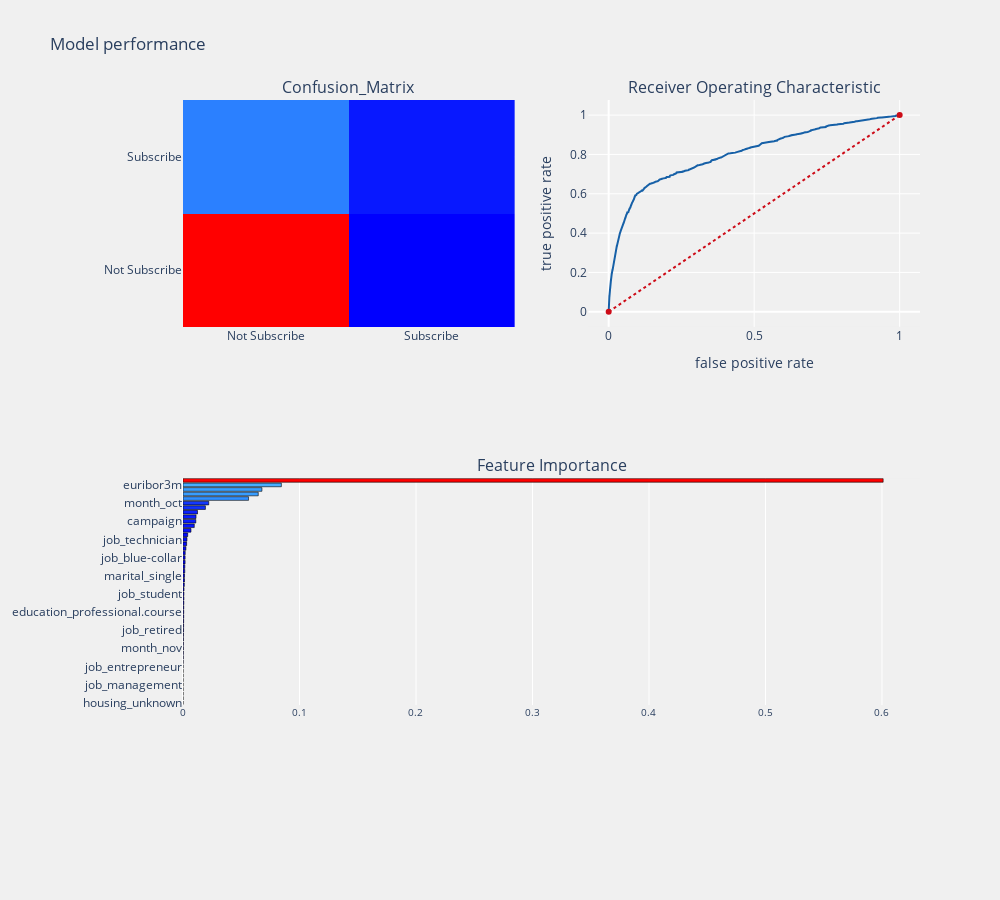

Source (notebook cell):
### Code cell
from sklearn.ensemble import GradientBoostingClassifier
gb = GradientBoostingClassifier()
select_model_prediction (gb, X_train,X_test,y_train,y_test,
                         X_train.columns,"features",threshold_plot = True)

### Figure 1 — Plotly figure (JSON) as saved in the notebook; plotly's stock layout.template omitted (floating-point values rounded to 4 significant figures; data arrays with more than 128 entries replaced by an {"elided": "..."} marker saying what was removed)
{"data": [{"colorscale": [[0, "rgb(0,0,255)"], [0.1, "rgb(51,153,255)"], [0.2, "rgb(102,204,255)"], [0.3, "rgb(153,204,255)"], [0.4, "rgb(204,204,255)"], [0.5, "rgb(255,255,255)"], [0.6, "rgb(255,204,255)"], [0.7, "rgb(255,153,255)"], [0.8, "rgb(255,102,204)"], [0.9, "rgb(255,102,102)"], [1, "rgb(255,0,0)"]], "name": "matrix", "showscale": false, "type": "heatmap", "x": ["Not Subscribe", "Subscribe"], "xaxis": "x", "y": ["Not Subscribe", "Subscribe"], "yaxis": "y", "z": [[8895, 144], [878, 280]]}, {"line": {"color": "rgb(22, 96, 167)", "width": 2}, "name": "Roc:0.6129326172653103", "type": "scatter", "x": {"elided": "2444 float values"}, "xaxis": "x2", "y": {"elided": "2444 float values"}, "yaxis": "y2"}, {"line": {"color": "rgb(205, 12, 24)", "dash": "dot", "width": 2}, "type": "scatter", "x": [0, 1], "xaxis": "x2", "y": [0, 1], "yaxis": "y2"}, {"marker": {"color": [0, 0, 0, 0, 0, 0, 0, 0, 3.432e-05, 8.569e-05, 0.0001798, 0.0002152, 0.0002452, 0.000267, 0.0003023, 0.0003518, 0.0004743, 0.0004976, 0.0005431, 0.000584, 0.0005973, 0.0006263, 0.000689, 0.0007389, 0.000763, 0.0008633, 0.001122, 0.0013, 0.001312, 0.001517, 0.001547, 0.00179, 0.001798, 0.001901, 0.002502, 0.003127, 0.003394, 0.004025, 0.006846, 0.009686, 0.01099, 0.01119, 0.01247, 0.01925, 0.0221, 0.05627, 0.06459, 0.06776, 0.08444, 0.601], "colorscale": [[0, "rgb(0,0,255)"], [0.1, "rgb(51,153,255)"], [0.2, "rgb(102,204,255)"], [0.3, "rgb(153,204,255)"], [0.4, "rgb(204,204,255)"], [0.5, "rgb(255,255,255)"], [0.6, "rgb(255,204,255)"], [0.7, "rgb(255,153,255)"], [0.8, "rgb(255,102,204)"], [0.9, "rgb(255,102,102)"], [1, "rgb(255,0,0)"]], "line": {"color": "black", "width": 0.6}}, "name": "coefficients", "orientation": "h", "type": "bar", "x": [0, 0, 0, 0, 0, 0, 0, 0, 3.432e-05, 8.569e-05, 0.0001798, 0.0002152, 0.0002452, 0.000267, 0.0003023, 0.0003518, 0.0004743, 0.0004976, 0.0005431, 0.000584, 0.0005973, 0.0006263, 0.000689, 0.0007389, 0.000763, 0.0008633, 0.001122, 0.0013, 0.001312, 0.001517, 0.001547, 0.00179, 0.001798, 0.001901, 0.002502, 0.003127, 0.003394, 0.004025, 0.006846, 0.009686, 0.01099, 0.01119, 0.01247, 0.01925, 0.0221, 0.05627, 0.06459, 0.06776, 0.08444, 0.601], "xaxis": "x3", "y": ["housing_unknown", "day_of_week_thu", "education_high.school", "month_sep", "job_management", "month_aug", "loan_unknown", "default_1", "job_entrepreneur", "job_housemaid", "housing_1", "loan_1", "month_nov", "job_services", "job_unemployed", "month_dec", "job_retired", "marital_married", "education_basic.6y", "education_basic.9y", "education_professional.course", "education_illiterate", "month_may", "previous_1", "job_student", "previous_2+", "education_university.degree", "day_of_week_wed", "marital_single", "month_jul", "job_self-employed", "month_jun", "job_blue-collar", "default_unknown", "day_of_week_tue", "age_group_old", "job_technician", "age_group_mid", "month_mar", "poutcome_nonexistent", "campaign", "cons.price.idx", "day_of_week_mon", "contact_telephone", "month_oct", "pdays_1", "cons.conf.idx", "poutcome_success", "euribor3m", "nr.employed"], "yaxis": "y3"}], "layout": {"annotations": [{"font": {"size": 16}, "showarrow": false, "text": "Confusion_Matrix", "x": 0.225, "xanchor": "center", "xref": "paper", "y": 1, "yanchor": "bottom", "yref": "paper"}, {"font": {"size": 16}, "showarrow": false, "text": "Receiver Operating Characteristic", "x": 0.775, "xanchor": "center", "xref": "paper", "y": 1, "yanchor": "bottom", "yref": "paper"}, {"font": {"size": 16}, "showarrow": false, "text": "Feature Importance", "x": 0.5, "xanchor": "center", "xref": "paper", "y": 0.375, "yanchor": "bottom", "yref": "paper"}], "autosize": false, "height": 900, "margin": {"b": 195}, "paper_bgcolor": "rgba(240,240,240, 0.95)", "plot_bgcolor": "rgba(240,240,240, 0.95)", "showlegend": false, "title": {"text": "Model performance"}, "width": 1000, "xaxis": {"anchor": "y", "domain": [0, 0.45]}, "xaxis2": {"anchor": "y2", "domain": [0.55, 1], "title": {"text": "false positive rate"}}, "xaxis3": {"anchor": "y3", "domain": [0, 1], "showgrid": true, "tickangle": 0, "tickfont": {"size": 10}}, "yaxis": {"anchor": "x", "domain": [0.625, 1]}, "yaxis2": {"anchor": "x2", "domain": [0.625, 1], "title": {"text": "true positive rate"}}, "yaxis3": {"anchor": "x3", "domain": [0, 0.375]}}}
